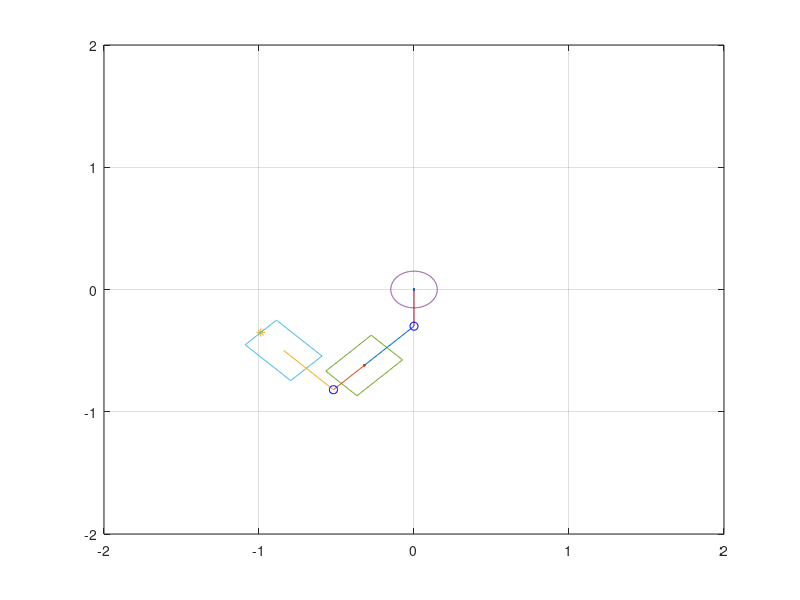

The MATLAB script that drew this image:
clear all
close all
clc

X_robo = [0 0 0 pi/2]'; % posicao atual do robo
X_trailer1 = [0 0 0 pi/4]';  % posicao atual do trailer1
X_trailer2 = [0 0 0 -pi/4]';  % posicao atual do trailer1
X_trailer2_aux = [0 0 0 -pi/4]';

%%% dimensoes trailers
L0 = 0.3;
L1 = 0.455;
L10 = 0.28;
L2 = 0.455;
ret_lg = 0.415;
ret_lp = 0.285;
b = 0.2075;

x_t1 = X_robo(1) - L0*cos(X_robo(4)) - (L1)*cos(X_trailer1(4));
y_t1 = X_robo(2) - L0*sin(X_robo(4)) - (L1)*sin(X_trailer1(4));

x_t2 = x_t1 - L10*cos(X_trailer1(4)) - (L2+b)*cos(X_trailer2(4));
y_t2 = y_t1 - L10*sin(X_trailer1(4)) - (L2+b)*sin(X_trailer2(4));

x_t2_c = x_t1 - L10*cos(X_trailer1(4)) - (L2)*cos(X_trailer2_aux(4));
y_t2_c = y_t1 - L10*sin(X_trailer1(4)) - (L2)*sin(X_trailer2_aux(4));

X_trailer1([1 2]) = ([x_t1 y_t1]);
X_trailer2([1 2]) = ([x_t2 y_t2]);
X_trailer2_aux([1 2]) = ([x_t2_c y_t2_c]);  %%% centro do trailer 2


% Variaveis para plot corpo
raio = 0.15;
circ = 0:0.01:2*pi;

Corpo1 = [raio*cos(circ);raio*sin(circ)] + X_robo(1:2);

Corpo2 = [cos(X_trailer1(4)) -sin(X_trailer1(4));sin(X_trailer1(4)) cos(X_trailer1(4))]*[-ret_lg/2 ret_lg/2 ret_lg/2 -ret_lg/2 -ret_lg/2;-ret_lp/2 -ret_lp/2 ret_lp/2 ret_lp/2 -ret_lp/2] + X_trailer1(1:2);
haste_L0 = L0*[cos(X_robo(4)) -sin(X_robo(4));sin(X_robo(4)) cos(X_robo(4))]*[-1;0] + X_robo(1:2);
haste_L1 = (L1)*[cos(X_trailer1(4)) -sin(X_trailer1(4));sin(X_trailer1(4)) cos(X_trailer1(4))]*[1;0] + X_trailer1(1:2);

% Corpo3 = [cos(X_trailer2(4)) -sin(X_trailer2(4));sin(X_trailer2(4)) cos(X_trailer2(4))]*[-ret_lg/2 ret_lg/2 ret_lg/2 -ret_lg/2 -ret_lg/2;-ret_lp/2 -ret_lp/2 ret_lp/2 ret_lp/2 -ret_lp/2] + X_trailer2(1:2);
% haste_L10 = L10*[cos(X_trailer1(4)) -sin(X_trailer1(4));sin(X_trailer1(4)) cos(X_trailer1(4))]*[-1;0] + X_trailer1(1:2);
% haste_L2 = (L2)*[cos(X_trailer2(4)) -sin(X_trailer2(4));sin(X_trailer2(4)) cos(X_trailer2(4))]*[1;0] + X_trailer2(1:2);

Corpo3 = [cos(X_trailer2_aux(4)) -sin(X_trailer2_aux(4));sin(X_trailer2_aux(4)) cos(X_trailer2_aux(4))]*[-ret_lg/2 ret_lg/2 ret_lg/2 -ret_lg/2 -ret_lg/2;-ret_lp/2 -ret_lp/2 ret_lp/2 ret_lp/2 -ret_lp/2] + X_trailer2_aux(1:2);
haste_L10 = L10*[cos(X_trailer1(4)) -sin(X_trailer1(4));sin(X_trailer1(4)) cos(X_trailer1(4))]*[-1;0] + X_trailer1(1:2);
haste_L2 = (L2)*[cos(X_trailer2_aux(4)) -sin(X_trailer2_aux(4));sin(X_trailer2_aux(4)) cos(X_trailer2_aux(4))]*[1;0] + X_trailer2_aux(1:2);

plot(X_robo(1),X_robo(2))
hold on
grid on
plot(X_trailer1(1),X_trailer1(2))
plot(X_trailer2(1),X_trailer2(2),'*')
plot(Corpo1(1,:),Corpo1(2,:))
plot(Corpo2(1,:),Corpo2(2,:))
plot(Corpo3(1,:),Corpo3(2,:))
plot([X_robo(1) haste_L0(1)],[X_robo(2) haste_L0(2)])
plot([X_trailer1(1) haste_L1(1)],[X_trailer1(2) haste_L1(2)])
plot([haste_L1(1)],[haste_L1(2)],'bo')
plot([X_trailer1(1) haste_L10(1)],[X_trailer1(2) haste_L10(2)])
plot([X_trailer2_aux(1) haste_L2(1)],[X_trailer2_aux(2) haste_L2(2)])
plot([haste_L2(1)],[haste_L2(2)],'bo')
axis(2*[-1 1 -1 1])

